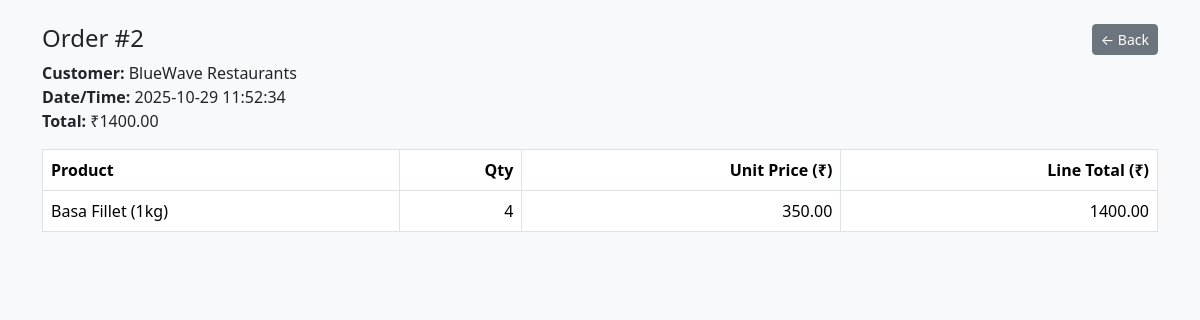
The app's page /orders/2 (signed in) with its own data.
### tables this page shows
CREATE TABLE orders (
    order_id INTEGER PRIMARY KEY AUTOINCREMENT,
    customer_id INTEGER NOT NULL,
    order_date TIMESTAMP DEFAULT CURRENT_TIMESTAMP,
    created_by INTEGER NOT NULL, -- which admin recorded it
    total_amount REAL NOT NULL,  -- final INR for this order
    status TEXT DEFAULT 'finalized',
    FOREIGN KEY(customer_id) REFERENCES customers(customer_id),
    FOREIGN KEY(created_by) REFERENCES users(user_id)
);

CREATE TABLE customers (
    customer_id INTEGER PRIMARY KEY AUTOINCREMENT,
    name TEXT NOT NULL,
    phone TEXT,
    email TEXT,
    notes TEXT,
    status TEXT DEFAULT 'active',
    opening_balance REAL DEFAULT 0 -- INR carried forward
);

CREATE TABLE order_items (
    item_id INTEGER PRIMARY KEY AUTOINCREMENT,
    order_id INTEGER NOT NULL,
    product_id INTEGER NOT NULL,
    quantity INTEGER NOT NULL,
    unit_price REAL NOT NULL,   -- price used for THIS customer NOW
    line_total REAL NOT NULL,   -- quantity * unit_price
    FOREIGN KEY(order_id) REFERENCES orders(order_id),
    FOREIGN KEY(product_id) REFERENCES products(product_id)
);

CREATE TABLE products (
    product_id INTEGER PRIMARY KEY AUTOINCREMENT,
    name TEXT NOT NULL,
    description TEXT,
    base_price REAL NOT NULL, -- INR
    image_path TEXT,          -- e.g. 'static/images/prawns.jpg'
    is_active INTEGER DEFAULT 1
);

### app.py (the view)
@app.route("/orders/<int:order_id>")
def order_view(order_id):
    if not is_logged_in():
        return redirect(url_for("login"))
    order_header, line_items = get_order_details(order_id)
    if not order_header:
        return "Order not found", 404
    return render_template(
        "order_view.html",
        business_name="ABC Sea Foods",
        username=session.get("username"),
        order_header=order_header,
        line_items=line_items
    )

### app.py (called while the page is built)
def get_db():
    conn = sqlite3.connect(DB_PATH)
    conn.row_factory = sqlite3.Row
    return conn

def is_logged_in():
    return "user_id" in session

def get_order_details(order_id):
    conn = get_db()
    order_row = conn.execute("""
        SELECT
            o.order_id,
            o.order_date,
            o.total_amount,
            c.name AS customer_name
        FROM orders o
        JOIN customers c ON c.customer_id = o.customer_id
        WHERE o.order_id = ?;
    """, (order_id,)).fetchone()
    items = conn.execute("""
        SELECT
            oi.quantity,
            oi.unit_price,
            oi.line_total,
            p.name AS product_name
        FROM order_items oi
        JOIN products p ON p.product_id = oi.product_id
        WHERE oi.order_id = ?;
    """, (order_id,)).fetchall()
    conn.close()
    return order_row, items

### templates/order_view.html (shortened to what this page needs)
<!DOCTYPE html>
<html>
<head>
  <link rel="stylesheet"
        href="https://cdn.jsdelivr.net/npm/bootstrap@5.3.3/dist/css/bootstrap.min.css">
</head>
<body class="bg-light p-4">
<div class="container">
  <div class="mb-3 d-flex justify-content-between align-items-start">
    <div>
      <h4>Order #{{ order_header.order_id }}</h4>
      <div><strong>Customer:</strong> {{ order_header.customer_name }}</div>
      <div><strong>Date/Time:</strong> {{ order_header.order_date }}</div>
      <div><strong>Total:</strong> ₹{{ "%.2f"|format(order_header.total_amount) }}</div>
    </div>
    <div>
      <a class="btn btn-secondary btn-sm" href="{{ url_for('orders_today') }}">← Back</a>
    </div>
  </div>
  <table class="table table-bordered align-middle">
    <thead>
      <tr>
        <th>Product</th>
        <th class="text-end">Qty</th>
        <th class="text-end">Unit Price (₹)</th>
        <th class="text-end">Line Total (₹)</th>
      </tr>
    </thead>
    <tbody>
    {% for line in line_items %}
      <tr>
        <td>{{ line.product_name }}</td>
        <td class="text-end">{{ line.quantity }}</td>
        <td class="text-end">{{ "%.2f"|format(line.unit_price) }}</td>
        <td class="text-end">{{ "%.2f"|format(line.line_total) }}</td>
      </tr>
    {% endfor %}
    </tbody>
  </table>
</div>
</body>
</html>

### records on screen
orders: order_id "2", order_date "2025-10-29 11:52:34", total_amount "1400.00"
customers: customer_name "BlueWave Restaurants"
order_items: product_name "Basa Fillet (1kg)", quantity "4", unit_price "350.00", line_total "1400.00"
